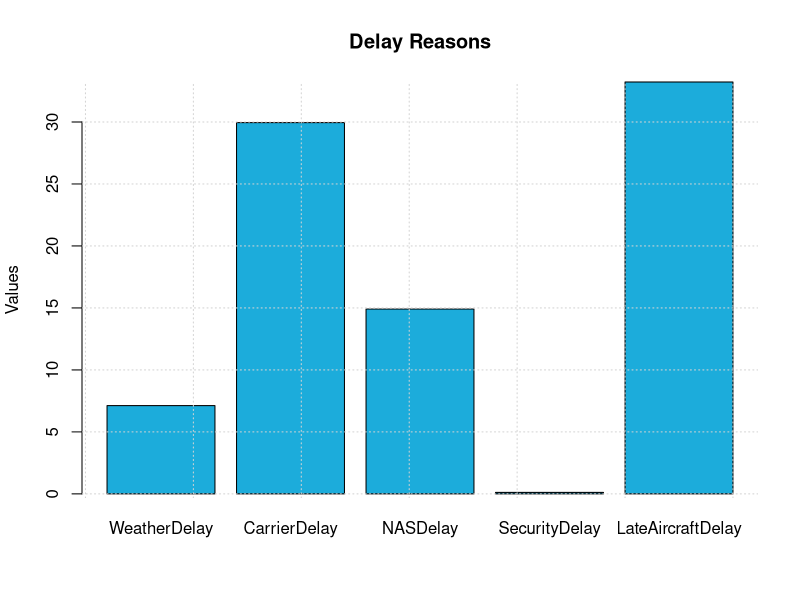
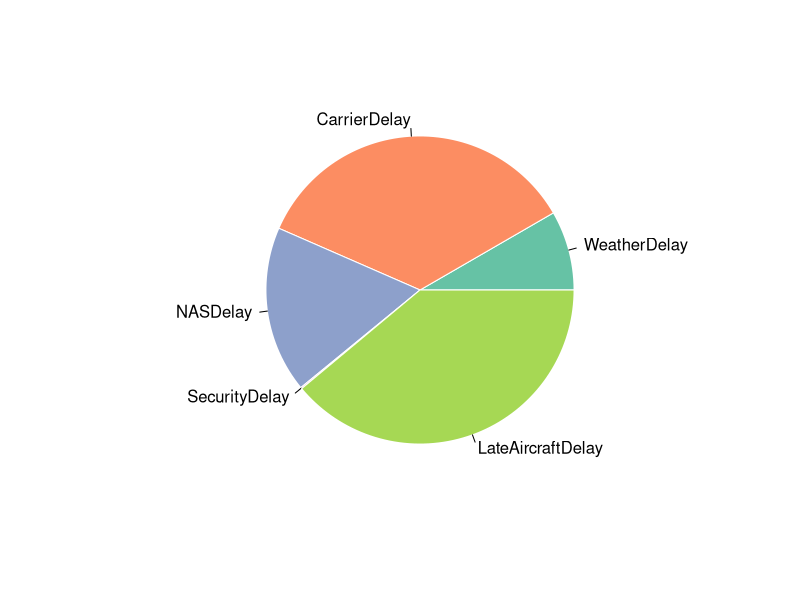
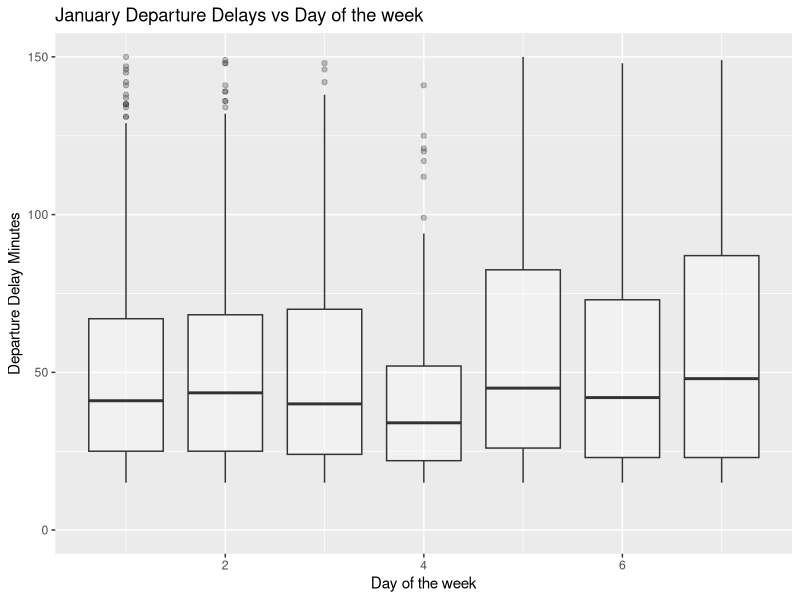
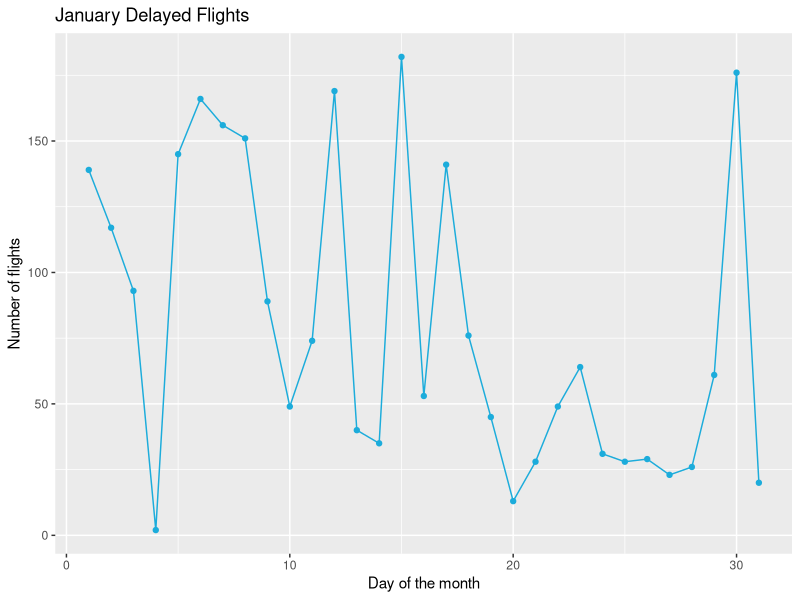

Here is the R script that generated these plots, in order:
library(ggplot2)
library(GGally)
library(dplyr)
library(RColorBrewer)

setwd("C://melfaiz//DataAnalysis")

data <- read.csv("delays_summary.csv",header = TRUE)
vector       <- c(1:5)
data_delay   <- c(7.120879,	29.94976,	14.91261,	0.1193093,	33.22554)
data2 <- select(data, -DepDelayMinutes)


barplot(height=data_delay, names= colnames(data2), ylab="Values", main="Delay Reasons", col = "#1CACDB");grid()

myPalette <- brewer.pal(5, "Set2") 
pie(data_delay, labels = colnames(data2), border="white", col=myPalette )


january <- read.csv("january_filtered.csv",header = TRUE)

days <- select(january, DayOfWeek,DepDelayMinutes)
attach(days)

ggplot(days, aes(x=DayOfWeek, y=DepDelayMinutes, group = DayOfWeek)) + geom_boxplot(alpha=0.3) + theme(legend.position="none") + ggtitle("January Departure Delays vs Day of the week") + ylim(0,150) + ylab("Departure Delay Minutes") + xlab("Day of the week")  


january_filtered <- read.csv("january_filtered.csv",header = TRUE)
attach(january_filtered)
delays <- select(january_filtered, DepDel15, group = DayofMonth)
count <- count(delays, vars = DayofMonth, wt_var = DepDel15)
ggplot(count, aes(x = vars, y = n)) + geom_point(color="#1CACDB") + geom_line(color="#1CACDB") + ggtitle("January Delayed Flights") + xlab("Day of the month") + ylab("Number of flights")
